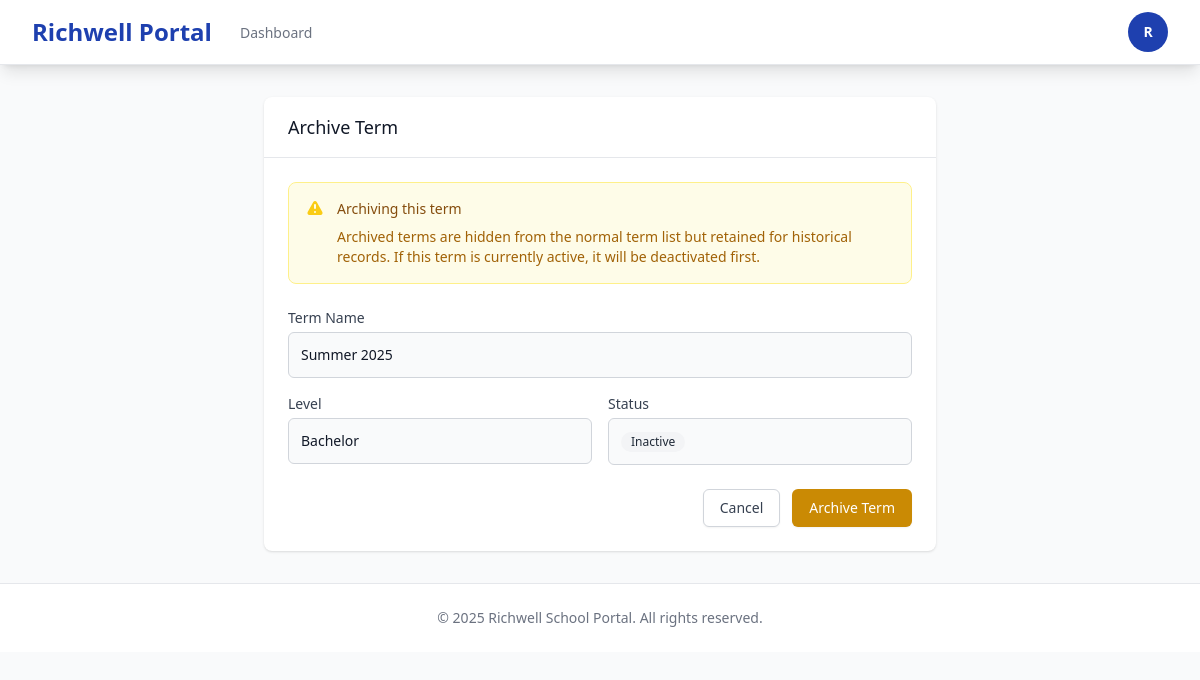
Page /registrar/enrollment/terms/3/archive/ (signed in) on the committed database.
### users/models.py (models this page shows, shortened)
class User(AbstractUser):
    ROLE_CHOICES = [
        ('student', 'Student'),
        ('professor', 'Professor'),
        ('registrar', 'Registrar'),
        ('dean', 'Dean'),
        ('admission', 'Admission'),
        ('admin', 'Admin'),
    ]
    role = models.CharField(max_length=20, choices=ROLE_CHOICES)
    created_at = models.DateTimeField(auto_now_add=True)

### enrollment/models.py (models this page shows, shortened)
class Term(models.Model):
    LEVEL_CHOICES = [
        ('SHS', 'Senior High School'),
        ('Bachelor', 'Bachelor'),
        ('Masteral', 'Masteral'),
    ]
    name = models.CharField(max_length=50)
    level = models.CharField(max_length=20, choices=LEVEL_CHOICES, default='Bachelor')
    start_date = models.DateField()
    end_date = models.DateField()
    add_drop_deadline = models.DateField(null=True, blank=True)
    grade_encoding_deadline = models.DateField(null=True, blank=True)
    is_active = models.BooleanField(default=False)
    archived = models.BooleanField(default=False)
    created_at = models.DateTimeField(auto_now_add=True)
    class Meta:
        unique_together = ('name', 'level')

### enrollment/views.py (the view, shortened to what this page needs)
# urls.py: path('terms/<int:pk>/archive/', views.term_archive, name='term_archive'),
@role_required('registrar')
def term_archive(request, pk):
    term = get_object_or_404(Term, pk=pk)
    context = {
        'term': term,
    }
    return render(request, 'registrar/terms/term_archive_confirm.html', context)

### templates/registrar/terms/term_archive_confirm.html (shortened to what this page needs)
{% extends 'base.html' %}
{% block content %}
<div class="max-w-2xl mx-auto">
    <div class="bg-white rounded-lg shadow overflow-hidden">
        <div class="px-6 py-4 border-b border-gray-200">
            <h2 class="text-lg font-medium text-gray-900">Archive Term</h2>
        </div>
        <div class="px-6 py-6">
            <div class="rounded-lg bg-yellow-50 border border-yellow-200 p-4 mb-6">
                <div class="flex">
                    <div class="flex-shrink-0">
                    </div>
                    <div class="ml-3">
                        <h3 class="text-sm font-medium text-yellow-800">
                            Archiving this term
                        </h3>
                        <div class="mt-2 text-sm text-yellow-700">
                            <p>
                                Archived terms are hidden from the normal term list but retained for historical records.
                                If this term is currently active, it will be deactivated first.
                            </p>
                        </div>
                    </div>
                </div>
            </div>
            <div class="space-y-4">
                <div>
                    <label class="block text-sm font-medium text-gray-700">Term Name</label>
                    <div class="mt-1 p-3 bg-gray-50 rounded-md border border-gray-300">
                        <p class="text-sm text-gray-900 font-medium">{{ term.name }}</p>
                    </div>
                </div>
                <div class="grid grid-cols-2 gap-4">
                    <div>
                        <label class="block text-sm font-medium text-gray-700">Level</label>
                        <div class="mt-1 p-3 bg-gray-50 rounded-md border border-gray-300">
                            <p class="text-sm text-gray-900">{{ term.get_level_display }}</p>
                        </div>
                    </div>
                    <div>
                        <label class="block text-sm font-medium text-gray-700">Status</label>
                        <div class="mt-1 p-3 bg-gray-50 rounded-md border border-gray-300">
                            <p class="text-sm text-gray-900">
                                {% if term.is_active %}
                                    <span class="inline-flex items-center px-2.5 py-0.5 rounded-full text-xs font-medium bg-green-100 text-green-800">Active</span>
                                {% else %}
                                    <span class="inline-flex items-center px-2.5 py-0.5 rounded-full text-xs font-medium bg-gray-100 text-gray-800">Inactive</span>
                                {% endif %}
                            </p>
                        </div>
                    </div>
                </div>
            </div>
            <div class="mt-6 flex justify-end space-x-3">
                <a href="{% url 'enrollment:terms_list' %}"
                   class="px-4 py-2 border border-gray-300 rounded-md shadow-sm text-sm font-medium text-gray-700 bg-white hover:bg-gray-50 focus:outline-none focus:ring-2 focus:ring-offset-2 focus:ring-primary">
                    Cancel
                </a>
                <form method="POST" class="inline">
                    <button type="submit"
                            class="px-4 py-2 border border-transparent rounded-md shadow-sm text-sm font-medium text-white bg-yellow-600 hover:bg-yellow-700 focus:outline-none focus:ring-2 focus:ring-offset-2 focus:ring-yellow-500">
                        Archive Term
                    </button>
                </form>
            </div>
        </div>
    </div>
</div>
{% endblock %}

### templates/base.html (shortened to what this page needs)
<!DOCTYPE html>
<html lang="en">
<head>
    <script src="https://cdn.tailwindcss.com"></script>
</head>
<body class="bg-gray-50 min-h-screen">
    {% if user.is_authenticated %}
    <nav class="bg-white shadow-lg border-b border-gray-200" x-data="{ open: false }">
        <div class="max-w-7xl mx-auto px-4 sm:px-6 lg:px-8">
            <div class="flex justify-between h-16">
                <div class="flex">
                    <div class="flex-shrink-0 flex items-center">
                        <a href="{% url 'dashboard' %}" class="text-2xl font-bold text-primary">
                            Richwell Portal
                        </a>
                    </div>
                    <div class="hidden sm:ml-6 sm:flex sm:space-x-8">
                        <a href="{% url 'dashboard' %}"
                           class="{% if request.resolver_match.url_name == 'dashboard' %}border-primary text-gray-900{% else %}border-transparent text-gray-500 hover:border-gray-300 hover:text-gray-700{% endif %} inline-flex items-center px-1 pt-1 border-b-2 text-sm font-medium">
                            Dashboard
                        </a>
                    </div>
                </div>
                <div class="hidden sm:ml-6 sm:flex sm:items-center">
                    <div class="relative" x-data="{ userMenu: false }">
                        <button @click="userMenu = !userMenu"
                                type="button"
                                class="bg-white flex text-sm rounded-full focus:outline-none focus:ring-2 focus:ring-offset-2 focus:ring-primary">
                            <div class="h-10 w-10 rounded-full bg-primary flex items-center justify-center text-white font-semibold">
                                {{ user.username|slice:":1"|upper }}
                            </div>
                        </button>
                    </div>
                </div>
            </div>
        </div>
    </nav>
    {% endif %}
    <main class="max-w-7xl mx-auto px-4 sm:px-6 lg:px-8 py-8">
        {% block content %}{% endblock %}
    </main>
    <footer class="bg-white border-t border-gray-200 mt-auto">
        <div class="max-w-7xl mx-auto py-6 px-4 sm:px-6 lg:px-8">
            <p class="text-center text-sm text-gray-500">
                &copy; 2025 Richwell School Portal. All rights reserved.
            </p>
        </div>
    </footer>
</body>
</html>

### rows in the picture
User: username "R"
Term: name "Summer 2025", level "Bachelor"
